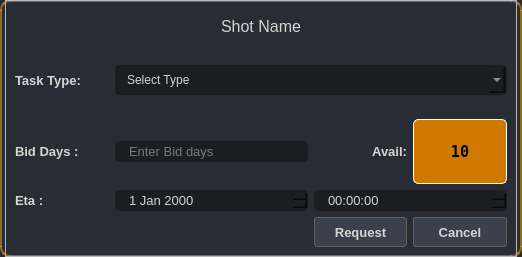
<?xml version="1.0" encoding="UTF-8"?>
<ui version="4.0">
 <class>TaskHelp_Dialog</class>
 <widget class="QDialog" name="TaskHelp_Dialog">
  <property name="geometry">
   <rect>
    <x>0</x>
    <y>0</y>
    <width>522</width>
    <height>257</height>
   </rect>
  </property>
  <property name="minimumSize">
   <size>
    <width>431</width>
    <height>220</height>
   </size>
  </property>
  <property name="windowTitle">
   <string>Dialog</string>
  </property>
  <property name="styleSheet">
   <string notr="true">QDialog{
background-color: rgb(40, 44, 52);
border:2px solid rgba(255, 170, 0, 0.5);
border-radius:10px
}
/* TIME EDIT */
QTimeEdit {
	background-color: rgb(27, 29, 35);
	border-radius: 5px;
	border: 2px solid rgb(27, 29, 35);
	padding-left: 10px;
}
QTimeEdit:hover {
	border: 2px solid rgb(64, 71, 88);
}
QTimeEdit:focus {
	border: 2px solid rgb(91, 101, 124);
}
/* DATE EDIT */
QDateEdit {
	background-color: rgb(27, 29, 35);
	border-radius: 5px;
	border: 2px solid rgb(27, 29, 35);
	padding-left: 10px;
}
QDateEdit:hover {
	border: 2px solid rgb(64, 71, 88);
}
QDateEdit:focus {
	border: 2px solid rgb(91, 101, 124);
}
/* LINE EDIT */
QLineEdit {
	background-color: rgb(27, 29, 35);
	border-radius: 5px;
	border: 2px solid rgb(27, 29, 35);
	padding-left: 10px;
}
QLineEdit:hover {
	border: 2px solid rgb(64, 71, 88);
}
QLineEdit:focus {
	border: 2px solid rgb(91, 101, 124);
}

/* SCROLL BARS */
QScrollBar:horizontal {
    border: none;
    background: rgb(52, 59, 72);
    height: 14px;
    margin: 0px 21px 0 21px;
	border-radius: 0px;
}
QScrollBar::handle:horizontal {
    background: rgb(85, 170, 255);
    min-width: 25px;
	border-radius: 7px
}
QScrollBar::add-line:horizontal {
    border: none;
    background: rgb(55, 63, 77);
    width: 20px;
	border-top-right-radius: 7px;
    border-bottom-right-radius: 7px;
    subcontrol-position: right;
    subcontrol-origin: margin;
}
QScrollBar::sub-line:horizontal {
    border: none;
    background: rgb(55, 63, 77);
    width: 20px;
	border-top-left-radius: 7px;
    border-bottom-left-radius: 7px;
    subcontrol-position: left;
    subcontrol-origin: margin;
}
QScrollBar::up-arrow:horizontal, QScrollBar::down-arrow:horizontal
{
     background: none;
}
QScrollBar::add-page:horizontal, QScrollBar::sub-page:horizontal
{
     background: none;
}
 QScrollBar:vertical {
	border: none;
    background: rgb(52, 59, 72);
    width: 14px;
    margin: 21px 0 21px 0;
	border-radius: 0px;
 }
 QScrollBar::handle:vertical {	
	background: rgb(85, 170, 255);
    min-height: 25px;
	border-radius: 7px
 }
 QScrollBar::add-line:vertical {
     border: none;
    background: rgb(55, 63, 77);
     height: 20px;
	border-bottom-left-radius: 7px;
    border-bottom-right-radius: 7px;
     subcontrol-position: bottom;
     subcontrol-origin: margin;
 }
 QScrollBar::sub-line:vertical {
	border: none;
    background: rgb(55, 63, 77);
     height: 20px;
	border-top-left-radius: 7px;
    border-top-right-radius: 7px;
     subcontrol-position: top;
     subcontrol-origin: margin;
 }
 QScrollBar::up-arrow:vertical, QScrollBar::down-arrow:vertical {
     background: none;
 }

 QScrollBar::add-page:vertical, QScrollBar::sub-page:vertical {
     background: none;
 }

/* CHECKBOX */
QCheckBox::indicator {
    border: 3px solid rgb(52, 59, 72);
	width: 15px;
	height: 15px;
	border-radius: 10px;
    background: rgb(44, 49, 60);
}
QCheckBox::indicator:hover {
    border: 3px solid rgba(255, 143, 5, 0.5);
}
QCheckBox::indicator:checked {
    background: 3px solid rgba(255, 143, 5, 0.5);
	border: 3px solid rgba(255, 143, 5, 0.5);	
	background-image: url(:/16x16/icons/16x16/cil-check-alt.png);
}

/* RADIO BUTTON */
QRadioButton::indicator {
    border: 3px solid rgb(52, 59, 72);
	width: 15px;
	height: 15px;
	border-radius: 10px;
    background: rgb(44, 49, 60);
}
QRadioButton::indicator:hover {
    border: 3px solid rgb(58, 66, 81);
}
QRadioButton::indicator:checked {
    background: 3px solid rgb(94, 106, 130);
	border: 3px solid rgb(52, 59, 72);	
}

/* COMBOBOX */
QComboBox{
	background-color: rgb(27, 29, 35);
	border-radius: 5px;
	border: 2px solid rgb(27, 29, 35);
	padding: 5px;
	padding-left: 10px;
}
QComboBox:hover{
	border: 2px solid rgb(64, 71, 88);
}
QComboBox::drop-down {
	subcontrol-origin: padding;
	subcontrol-position: top right;
	width: 25px; 
	border-left-width: 3px;
	border-left-color: rgba(39, 44, 54, 150);
	border-left-style: solid;
	border-top-right-radius: 3px;
	border-bottom-right-radius: 3px;	
	background-image: url(:/16x16/icons/16x16/cil-arrow-bottom.png);
	background-position: center;
	background-repeat: no-reperat;
 }
QComboBox QAbstractItemView {
	color: rgb(85, 170, 255);	
	background-color: rgb(27, 29, 35);
	padding: 10px;
	selection-background-color: rgb(39, 44, 54);
}

/* SLIDERS */
QSlider::groove:horizontal {
    border-radius: 9px;
    height: 18px;
	margin: 0px;
	background-color: rgb(52, 59, 72);
}
QSlider::groove:horizontal:hover {
	background-color: rgb(55, 62, 76);
}
QSlider::handle:horizontal {
    background-color: rgb(85, 170, 255);
    border: none;
    height: 18px;
    width: 18px;
    margin: 0px;
	border-radius: 9px;
}
QSlider::handle:horizontal:hover {
    background-color: rgb(105, 180, 255);
}
QSlider::handle:horizontal:pressed {
    background-color: rgb(65, 130, 195);
}

QSlider::groove:vertical {
    border-radius: 9px;
    width: 18px;
    margin: 0px;
	background-color: rgb(52, 59, 72);
}
QSlider::groove:vertical:hover {
	background-color: rgb(55, 62, 76);
}
QSlider::handle:vertical {
    background-color: rgb(85, 170, 255);
	border: none;
    height: 18px;
    width: 18px;
    margin: 0px;
	border-radius: 9px;
}
QSlider::handle:vertical:hover {
    background-color: rgb(105, 180, 255);
}
QSlider::handle:vertical:pressed {
    background-color: rgb(65, 130, 195);
}
QPushButton{
	color: rgb(216, 216, 216);
background-color: rgb(58, 64, 76);
border:1px solid  rgb(97, 97, 97);
border-radius:3px;
padding-left:10px;
padding-right:10px;
padding-top:5px;
padding-bottom:5px;
}
QPushButton::hover{
	background-color: rgb(62, 68, 81);
}
QPushButton::pressed{
	background-color: rgb(52, 57, 68);
}

</string>
  </property>
  <layout class="QGridLayout" name="gridLayout_2">
   <property name="leftMargin">
    <number>5</number>
   </property>
   <property name="topMargin">
    <number>0</number>
   </property>
   <property name="rightMargin">
    <number>5</number>
   </property>
   <property name="bottomMargin">
    <number>0</number>
   </property>
   <property name="spacing">
    <number>0</number>
   </property>
   <item row="0" column="0" colspan="3">
    <widget class="QFrame" name="frame">
     <property name="styleSheet">
      <string notr="true">color: rgb(212, 212, 212);</string>
     </property>
     <property name="frameShape">
      <enum>QFrame::StyledPanel</enum>
     </property>
     <property name="frameShadow">
      <enum>QFrame::Raised</enum>
     </property>
     <layout class="QGridLayout" name="gridLayout">
      <item row="4" column="1" rowspan="2" colspan="2">
       <widget class="QLineEdit" name="shot_md_le">
        <property name="font">
         <font>
          <pointsize>10</pointsize>
         </font>
        </property>
        <property name="text">
         <string/>
        </property>
        <property name="placeholderText">
         <string>Enter Bid days</string>
        </property>
       </widget>
      </item>
      <item row="7" column="4">
       <widget class="QPushButton" name="cancel_pb">
        <property name="minimumSize">
         <size>
          <width>0</width>
          <height>30</height>
         </size>
        </property>
        <property name="font">
         <font>
          <pointsize>10</pointsize>
          <weight>75</weight>
          <bold>true</bold>
         </font>
        </property>
        <property name="text">
         <string>Cancel</string>
        </property>
       </widget>
      </item>
      <item row="7" column="3">
       <widget class="QPushButton" name="request_pb">
        <property name="minimumSize">
         <size>
          <width>0</width>
          <height>30</height>
         </size>
        </property>
        <property name="font">
         <font>
          <pointsize>10</pointsize>
          <weight>75</weight>
          <bold>true</bold>
         </font>
        </property>
        <property name="text">
         <string>Request</string>
        </property>
       </widget>
      </item>
      <item row="4" column="3" rowspan="2">
       <widget class="QLabel" name="label_6">
        <property name="font">
         <font>
          <pointsize>10</pointsize>
          <weight>75</weight>
          <bold>true</bold>
         </font>
        </property>
        <property name="text">
         <string>Avail:</string>
        </property>
        <property name="alignment">
         <set>Qt::AlignRight|Qt::AlignTrailing|Qt::AlignVCenter</set>
        </property>
       </widget>
      </item>
      <item row="4" column="0" rowspan="2">
       <widget class="QLabel" name="label_3">
        <property name="font">
         <font>
          <family>Segoe UI</family>
          <pointsize>10</pointsize>
          <weight>75</weight>
          <bold>true</bold>
         </font>
        </property>
        <property name="text">
         <string>Bid Days :</string>
        </property>
       </widget>
      </item>
      <item row="6" column="3" colspan="2">
       <widget class="QTimeEdit" name="eta_time">
        <property name="font">
         <font>
          <pointsize>10</pointsize>
         </font>
        </property>
       </widget>
      </item>
      <item row="0" column="0" colspan="5">
       <widget class="QLabel" name="shot_detail_lb">
        <property name="font">
         <font>
          <family>Segoe UI</family>
          <pointsize>12</pointsize>
         </font>
        </property>
        <property name="text">
         <string>Shot Name</string>
        </property>
        <property name="alignment">
         <set>Qt::AlignCenter</set>
        </property>
       </widget>
      </item>
      <item row="2" column="0" rowspan="2">
       <widget class="QLabel" name="label_2">
        <property name="font">
         <font>
          <family>Segoe UI</family>
          <pointsize>10</pointsize>
          <weight>75</weight>
          <bold>true</bold>
         </font>
        </property>
        <property name="text">
         <string>Task Type:</string>
        </property>
       </widget>
      </item>
      <item row="2" column="1" rowspan="2" colspan="4">
       <widget class="QComboBox" name="sel_type_cb">
        <property name="font">
         <font>
          <pointsize>9</pointsize>
         </font>
        </property>
        <item>
         <property name="text">
          <string>Select Type</string>
         </property>
        </item>
        <item>
         <property name="text">
          <string>PAINT</string>
         </property>
        </item>
        <item>
         <property name="text">
          <string>ROTO</string>
         </property>
        </item>
        <item>
         <property name="text">
          <string>MM</string>
         </property>
        </item>
       </widget>
      </item>
      <item row="4" column="4" rowspan="2">
       <widget class="QLabel" name="avl_md_lb">
        <property name="font">
         <font>
          <family>Terminal</family>
          <pointsize>11</pointsize>
          <weight>75</weight>
          <bold>true</bold>
         </font>
        </property>
        <property name="styleSheet">
         <string notr="true">padding-top:5px;
padding-bottom:5px;
color: rgb(0, 0, 0);
border: 1px solid white;
border-radius:5px;
background-color: rgb(207, 121, 0);</string>
        </property>
        <property name="text">
         <string>10</string>
        </property>
        <property name="alignment">
         <set>Qt::AlignCenter</set>
        </property>
       </widget>
      </item>
      <item row="6" column="1" colspan="2">
       <widget class="QDateEdit" name="eta_date">
        <property name="font">
         <font>
          <pointsize>10</pointsize>
         </font>
        </property>
       </widget>
      </item>
      <item row="6" column="0">
       <widget class="QLabel" name="label_4">
        <property name="font">
         <font>
          <family>Segoe UI</family>
          <pointsize>10</pointsize>
          <weight>75</weight>
          <bold>true</bold>
         </font>
        </property>
        <property name="text">
         <string>Eta :</string>
        </property>
       </widget>
      </item>
     </layout>
    </widget>
   </item>
  </layout>
 </widget>
 <resources>
  <include location="../../files.qrc"/>
 </resources>
 <connections/>
</ui>
